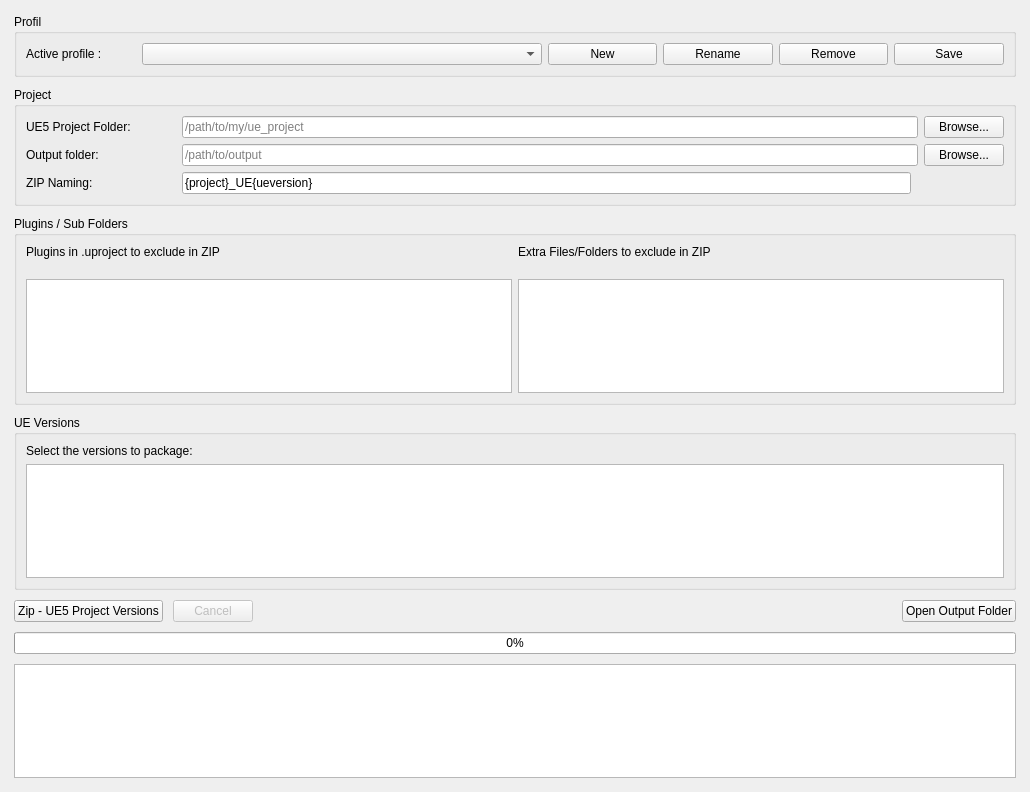
<?xml version="1.0" encoding="UTF-8"?>
<ui version="4.0">
 <class>MainPages</class>
 <widget class="QWidget" name="MainPages">
  <property name="geometry">
   <rect>
    <x>0</x>
    <y>0</y>
    <width>1030</width>
    <height>792</height>
   </rect>
  </property>
  <property name="windowTitle">
   <string>UE5 Fab Zip Tools</string>
  </property>
  <property name="locale">
   <locale language="English" country="UnitedKingdom"/>
  </property>
  <layout class="QVBoxLayout" name="main_pages_layout">
   <property name="spacing">
    <number>0</number>
   </property>
   <property name="leftMargin">
    <number>5</number>
   </property>
   <property name="topMargin">
    <number>5</number>
   </property>
   <property name="rightMargin">
    <number>5</number>
   </property>
   <property name="bottomMargin">
    <number>5</number>
   </property>
   <item>
    <widget class="QStackedWidget" name="pages">
     <property name="currentIndex">
      <number>0</number>
     </property>
     <widget class="QWidget" name="page_1">
      <property name="sizePolicy">
       <sizepolicy hsizetype="Preferred" vsizetype="Expanding">
        <horstretch>0</horstretch>
        <verstretch>0</verstretch>
       </sizepolicy>
      </property>
      <layout class="QVBoxLayout" name="verticalLayout_root" stretch="0,0,0,0,0,0">
       <property name="spacing">
        <number>10</number>
       </property>
       <item>
        <widget class="QGroupBox" name="grpProfile">
         <property name="title">
          <string>Profil</string>
         </property>
         <layout class="QGridLayout" name="gridLayout_profile">
          <item row="0" column="0">
           <layout class="QHBoxLayout" name="p1_profile_row_1_layout">
            <item>
             <widget class="QLabel" name="lblProfile">
              <property name="text">
               <string>Active profile :</string>
              </property>
             </widget>
            </item>
            <item>
             <widget class="QComboBox" name="cmbProfile">
              <property name="minimumSize">
               <size>
                <width>400</width>
                <height>0</height>
               </size>
              </property>
             </widget>
            </item>
            <item>
             <widget class="QPushButton" name="btnNewProfile">
              <property name="text">
               <string>New</string>
              </property>
             </widget>
            </item>
            <item>
             <widget class="QPushButton" name="btnRenameProfile">
              <property name="text">
               <string>Rename</string>
              </property>
             </widget>
            </item>
            <item>
             <widget class="QPushButton" name="btnRemoveProfile">
              <property name="text">
               <string>Remove</string>
              </property>
             </widget>
            </item>
            <item>
             <widget class="QPushButton" name="btnSaveProfile">
              <property name="text">
               <string>Save</string>
              </property>
             </widget>
            </item>
           </layout>
          </item>
         </layout>
        </widget>
       </item>
       <item>
        <widget class="QGroupBox" name="grpProject">
         <property name="title">
          <string>Project</string>
         </property>
         <layout class="QGridLayout" name="gridLayout_project">
          <item row="0" column="0">
           <layout class="QVBoxLayout" name="verticalLayout_4">
            <item>
             <layout class="QHBoxLayout" name="horizontalLayout_3">
              <item>
               <widget class="QLabel" name="lblTemplate">
                <property name="minimumSize">
                 <size>
                  <width>150</width>
                  <height>0</height>
                 </size>
                </property>
                <property name="text">
                 <string>UE5 Project Folder:</string>
                </property>
               </widget>
              </item>
              <item>
               <widget class="QLineEdit" name="edTemplate">
                <property name="placeholderText">
                 <string>/path/to/my/ue_project</string>
                </property>
               </widget>
              </item>
              <item>
               <widget class="QPushButton" name="btnBrowseTemplate">
                <property name="text">
                 <string>Browse...</string>
                </property>
               </widget>
              </item>
             </layout>
            </item>
            <item>
             <layout class="QHBoxLayout" name="horizontalLayout_5">
              <item>
               <widget class="QLabel" name="lblOut">
                <property name="minimumSize">
                 <size>
                  <width>150</width>
                  <height>0</height>
                 </size>
                </property>
                <property name="text">
                 <string>Output folder:</string>
                </property>
               </widget>
              </item>
              <item>
               <widget class="QLineEdit" name="edOut">
                <property name="placeholderText">
                 <string>/path/to/output</string>
                </property>
               </widget>
              </item>
              <item>
               <widget class="QPushButton" name="btnBrowseOut">
                <property name="text">
                 <string>Browse...</string>
                </property>
               </widget>
              </item>
             </layout>
            </item>
            <item>
             <layout class="QHBoxLayout" name="horizontalLayout_7">
              <item>
               <widget class="QLabel" name="lblPattern">
                <property name="minimumSize">
                 <size>
                  <width>150</width>
                  <height>0</height>
                 </size>
                </property>
                <property name="text">
                 <string>ZIP Naming:</string>
                </property>
               </widget>
              </item>
              <item>
               <widget class="QLineEdit" name="edPattern">
                <property name="toolTip">
                 <string>{project} = nom du projet, {ueversion} = 5.x, {date} =
                                                        AAAAMMJJ_HHMMSS
                                                    </string>
                </property>
                <property name="text">
                 <string>{project}_UE{ueversion}</string>
                </property>
               </widget>
              </item>
              <item>
               <spacer name="horizontalSpacer">
                <property name="orientation">
                 <enum>Qt::Orientation::Horizontal</enum>
                </property>
                <property name="sizeType">
                 <enum>QSizePolicy::Policy::Preferred</enum>
                </property>
                <property name="sizeHint" stdset="0">
                 <size>
                  <width>93</width>
                  <height>20</height>
                 </size>
                </property>
               </spacer>
              </item>
             </layout>
            </item>
           </layout>
          </item>
         </layout>
        </widget>
       </item>
       <item>
        <widget class="QGroupBox" name="grpPlugins">
         <property name="title">
          <string>Plugins / Sub Folders</string>
         </property>
         <layout class="QVBoxLayout" name="verticalLayout">
          <item>
           <layout class="QHBoxLayout" name="horizontalLayout_2">
            <item>
             <layout class="QVBoxLayout" name="verticalLayout_3">
              <item>
               <widget class="QLabel" name="label_2">
                <property name="sizePolicy">
                 <sizepolicy hsizetype="Preferred" vsizetype="Preferred">
                  <horstretch>0</horstretch>
                  <verstretch>0</verstretch>
                 </sizepolicy>
                </property>
                <property name="text">
                 <string>Plugins in .uproject to exclude in ZIP
                                                                    </string>
                </property>
               </widget>
              </item>
              <item>
               <widget class="QListView" name="listPlugins"/>
              </item>
             </layout>
            </item>
            <item>
             <layout class="QVBoxLayout" name="verticalLayout_2">
              <item>
               <widget class="QLabel" name="lblExcludeFolders">
                <property name="sizePolicy">
                 <sizepolicy hsizetype="Preferred" vsizetype="Preferred">
                  <horstretch>0</horstretch>
                  <verstretch>0</verstretch>
                 </sizepolicy>
                </property>
                <property name="text">
                 <string>Extra Files/Folders to exclude in ZIP
                                                                    </string>
                </property>
               </widget>
              </item>
              <item>
               <widget class="QListView" name="listFolders">
                <property name="minimumSize">
                 <size>
                  <width>0</width>
                  <height>0</height>
                 </size>
                </property>
               </widget>
              </item>
             </layout>
            </item>
           </layout>
          </item>
         </layout>
        </widget>
       </item>
       <item>
        <widget class="QGroupBox" name="grpVersions">
         <property name="title">
          <string>UE Versions</string>
         </property>
         <layout class="QGridLayout" name="gridLayout_versions">
          <item row="1" column="0" colspan="2">
           <widget class="QListView" name="listVersions"/>
          </item>
          <item row="0" column="0">
           <widget class="QLabel" name="lblVersions">
            <property name="text">
             <string>Select the versions to package:</string>
            </property>
           </widget>
          </item>
         </layout>
        </widget>
       </item>
       <item>
        <layout class="QHBoxLayout" name="horizontalLayout">
         <item>
          <widget class="QPushButton" name="btnBuild">
           <property name="text">
            <string>Zip - UE5 Project Versions</string>
           </property>
          </widget>
         </item>
         <item>
          <widget class="QPushButton" name="btnCancel">
           <property name="enabled">
            <bool>false</bool>
           </property>
           <property name="text">
            <string>Cancel</string>
           </property>
          </widget>
         </item>
         <item>
          <spacer name="horizontalSpacer_actions">
           <property name="orientation">
            <enum>Qt::Orientation::Horizontal</enum>
           </property>
           <property name="sizeHint" stdset="0">
            <size>
             <width>40</width>
             <height>20</height>
            </size>
           </property>
          </spacer>
         </item>
         <item>
          <widget class="QPushButton" name="btnOpenOut">
           <property name="text">
            <string>Open Output Folder</string>
           </property>
          </widget>
         </item>
        </layout>
       </item>
       <item>
        <layout class="QVBoxLayout" name="vLayout_feedback">
         <item>
          <widget class="QProgressBar" name="progressBar">
           <property name="value">
            <number>0</number>
           </property>
           <property name="textVisible">
            <bool>true</bool>
           </property>
          </widget>
         </item>
         <item>
          <widget class="QPlainTextEdit" name="txtLogs">
           <property name="sizePolicy">
            <sizepolicy hsizetype="Expanding" vsizetype="Preferred">
             <horstretch>0</horstretch>
             <verstretch>0</verstretch>
            </sizepolicy>
           </property>
           <property name="readOnly">
            <bool>true</bool>
           </property>
          </widget>
         </item>
        </layout>
       </item>
      </layout>
     </widget>
     <widget class="QWidget" name="page_2">
      <layout class="QVBoxLayout" name="page_2_layout">
       <property name="spacing">
        <number>5</number>
       </property>
       <property name="leftMargin">
        <number>5</number>
       </property>
       <property name="topMargin">
        <number>5</number>
       </property>
       <property name="rightMargin">
        <number>5</number>
       </property>
       <property name="bottomMargin">
        <number>5</number>
       </property>
       <item>
        <widget class="QLabel" name="label">
         <property name="font">
          <font>
           <pointsize>22</pointsize>
           <bold>true</bold>
          </font>
         </property>
         <property name="text">
          <string>Plugins Builds in Construction</string>
         </property>
         <property name="alignment">
          <set>Qt::AlignmentFlag::AlignCenter</set>
         </property>
        </widget>
       </item>
      </layout>
     </widget>
    </widget>
   </item>
  </layout>
 </widget>
 <resources/>
 <connections/>
</ui>
